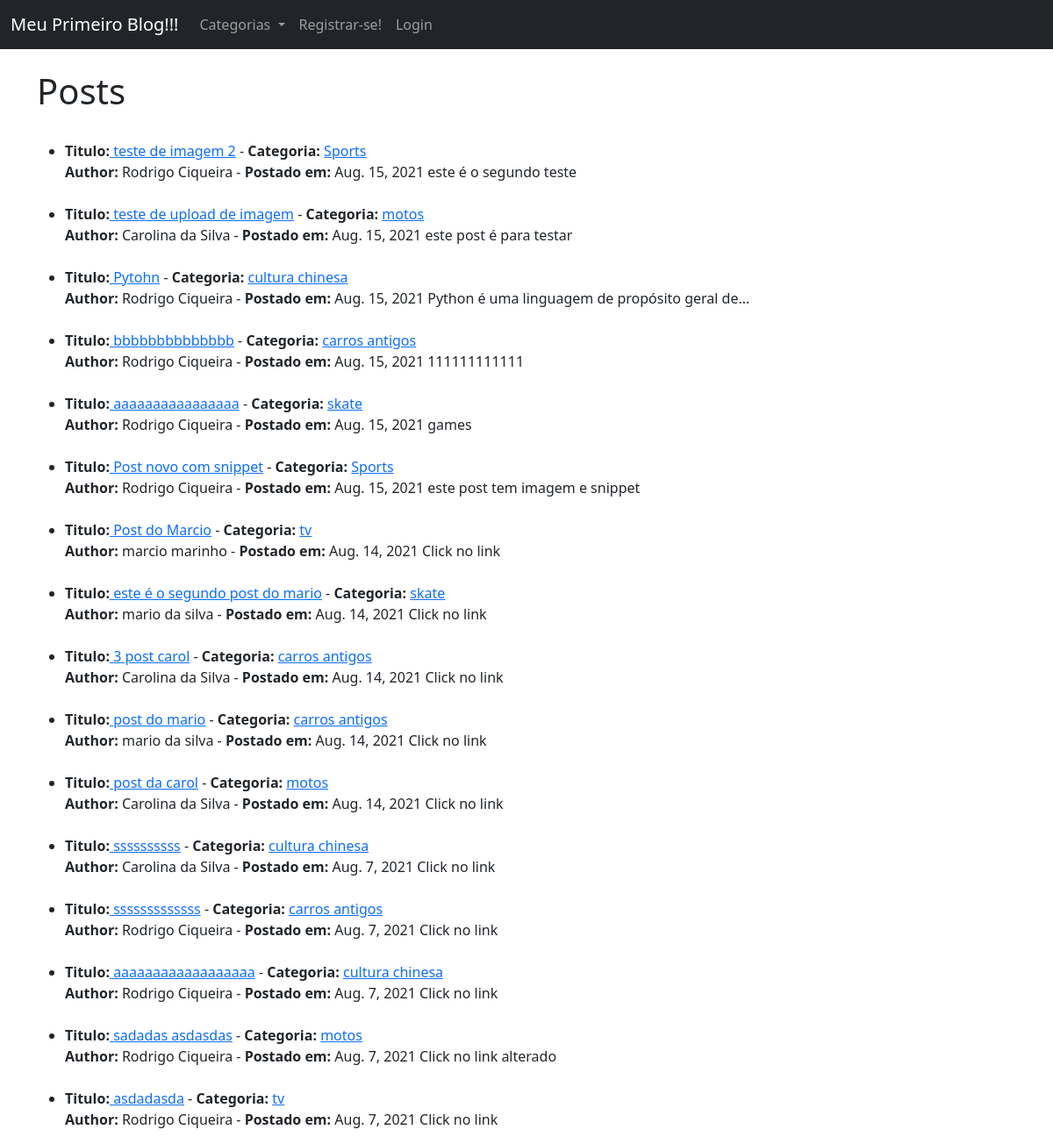
/, run on an earlier commit of the app's database.
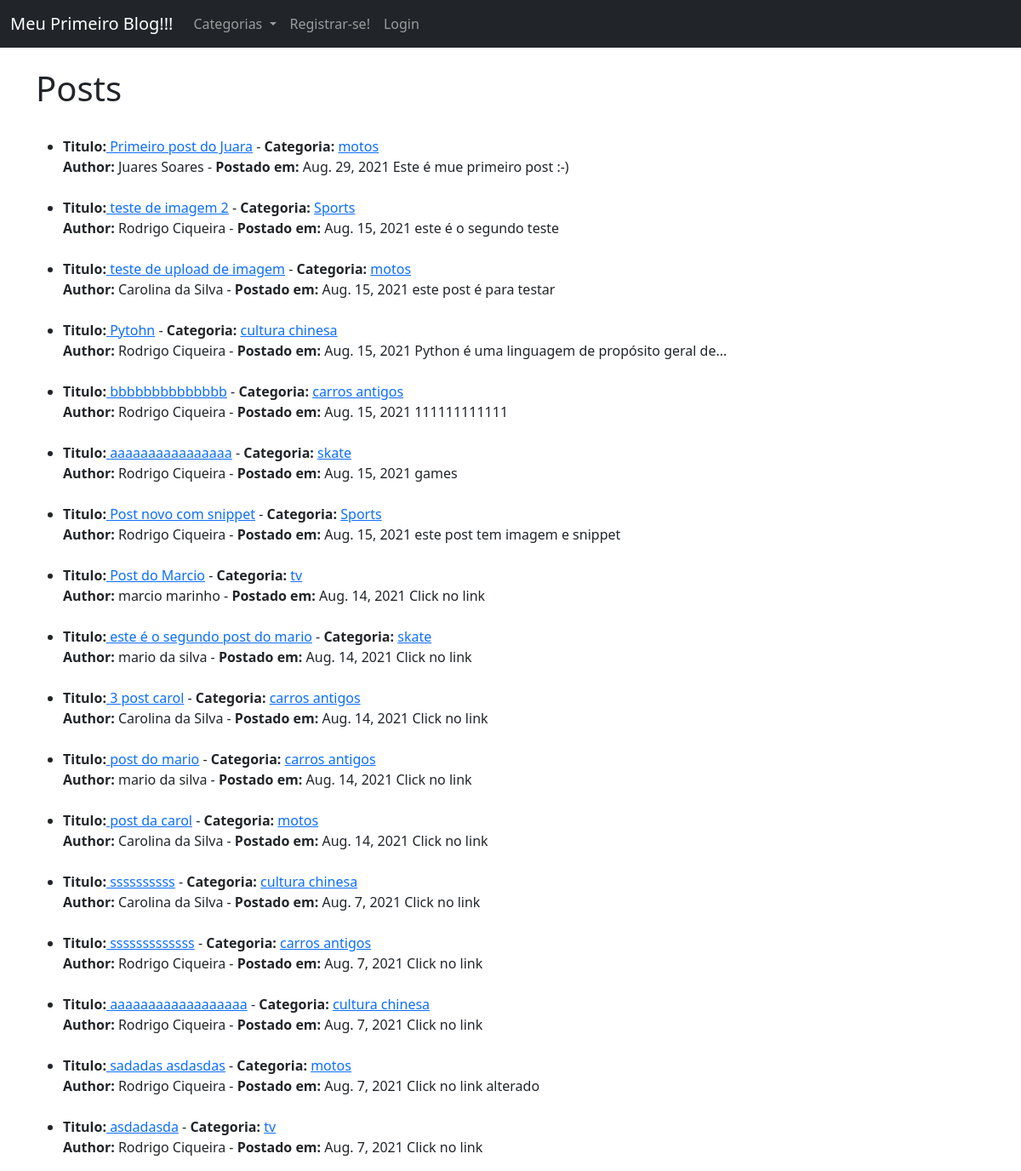
And on a later commit of the database.
### MeuBlog/models.py (models this page shows, shortened)
class Post(models.Model):
    title = models.CharField(max_length=255)
    header_image = models.ImageField(null=True, blank=True, upload_to="images/")
    title_tag = models.CharField(max_length=255, default=" ")
    author = models.ForeignKey(User, on_delete=models.CASCADE)
    body = RichTextField(blank=True, null=True)
    post_date = models.DateField(auto_now_add=True)
    category = models.CharField(max_length=255, default='coding')
    snippet = models.CharField(max_length=255)
    likes = ManyToManyField(User, related_name='blog_posts')

### MeuBlog/views.py (the view)
# urls.py: path('',  HomeView.as_view(), name="home"),
class HomeView(ListView):
    model = Post
    template_name = 'home.html'
    ordering = ['-id']
    def get_context_data(self, *args, **kwargs):
        cat_menu = Category.objects.all()
        context = super(HomeView, self).get_context_data(*args, **kwargs)
        context["cat_menu"] = cat_menu
        return context

### MeuBlog/models.py (called while the page is built)
    def __str__(self):
        return self.name

### MeuBlog/templates/home.html (shortened to what this page needs)
{% extends 'base.html' %}
{% block content %}
<h1>Posts</h1>
<ul>
{% for post in object_list %}
    <br>
    <li><strong>Titulo:</strong><a href="{% url 'article-detail' post.pk %}">
        {{ post.title }}</a> -
        <strong>Categoria:</strong> <a href="{% url 'category' post.category|slugify %}">{{ post.category }}</a>
        <br> <strong>Author:</strong> {{ post.author.first_name }} {{ post.author.last_name }} -
        <strong>Postado em:</strong> {{ post.post_date }}
    {{ post.snippet }}
    </li>
{% endfor%}
</ul>
{% endblock %}

What changed in the data, as far as the page shows it:
added Post: title "Primeiro post do Juara", category "motos", author.first_name "Juares", author.last_name "Soares", post_date "Aug. 29, 2021", snippet "Este é mue primeiro post :-)"
